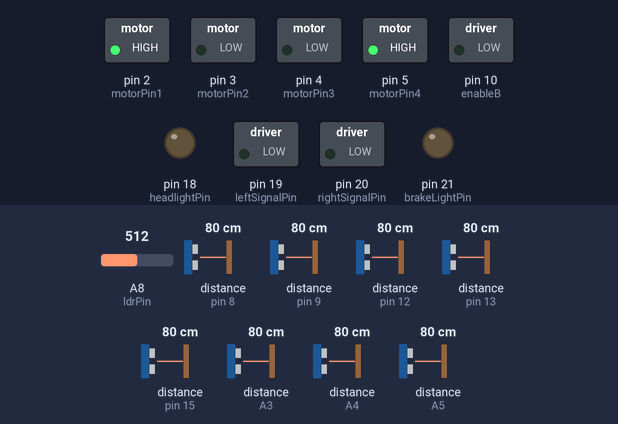
The sketch below on a simulated Arduino Mega 2560, built with avr-gcc and run on an emulated ATmega2560. Parts: switched loads named in the sketch (green lamp = pin HIGH), output pins drawn as LEDs (lit = HIGH). Wiring (inferred from the names in the program): 9 × ultrasonic range finder: trigger pin 6, echo pin 8 / trigger pin 7, echo pin 13 / trigger pin 11, echo pin 16 / trigger pin 14, echo pin 17 / trigger A0, echo A3 / trigger A1, echo A4 / trigger A2, echo A5 / trigger A6, echo pin 15 / trigger A7, echo pin 12. The inputs (shaded band) are chosen by the test bench; at power-on: distance to the obstacle (sensors on A3, pin 8, pin 9, pin 12, pin 13, pin 15, A4, A5) 80 cm, A8 (ldrPin) = 512. The echo pulse lasts 58.3 µs per cm; pins used as bus, display or sensor lines are not drawn.

Above: at 4.9 s.
5.0 s: distance to the obstacle (sensor on A3) set to 21 cm
10.1 s: distance to the obstacle (sensor on A3) set to 17 cm
At 17.2 s:
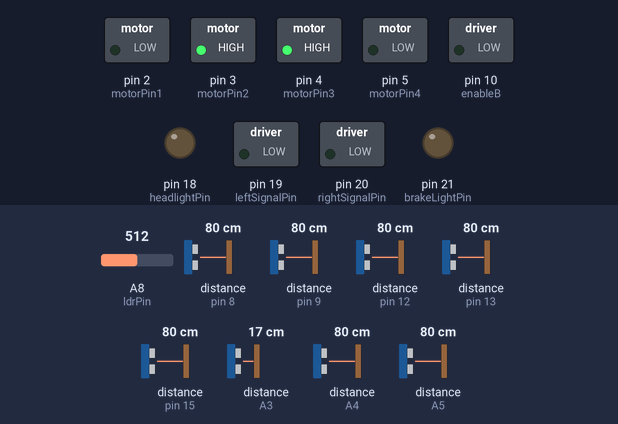
20.2 s: A8 (ldrPin) set to 487
At 25.9 s:
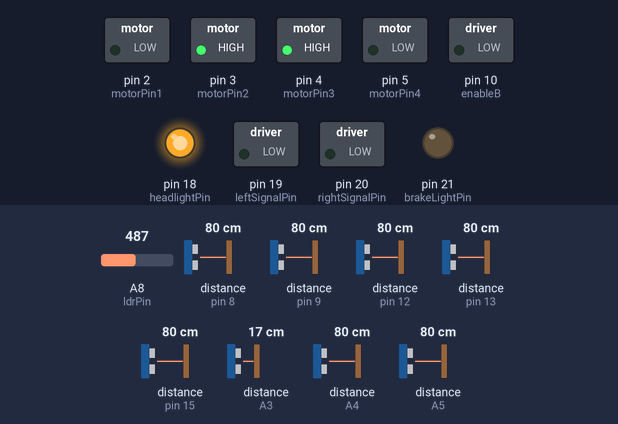
26.2 s: distance to the obstacle (sensor on pin 8) set to 23 cm
32.5 s: distance to the obstacle (sensor on pin 8) set to 18 cm
At 37.7 s:
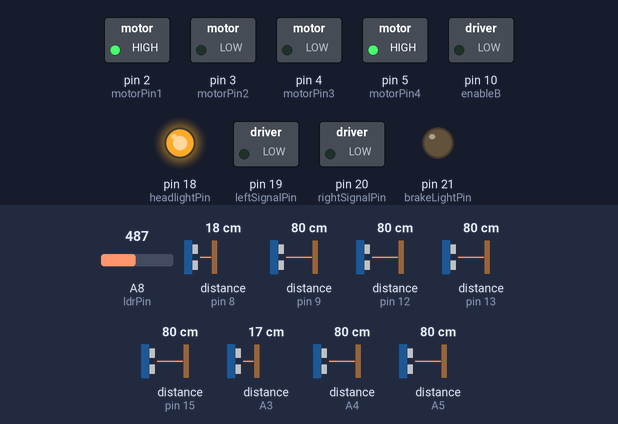
41.0 s: distance to the obstacle (sensor on pin 8) set to 250 cm
At 45.1 s:
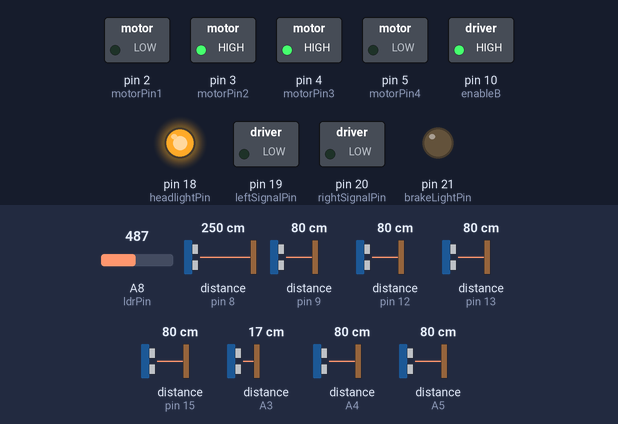
Timing chart, 0 to 47.8 s (numbered marks = the images above; inputs shaded):
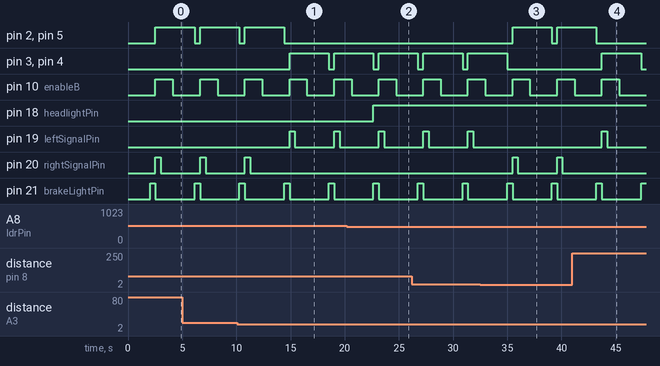

The sketch:

delivery.ino
```cpp
// Motor pins
const int motorPin1 = 2;
const int motorPin2 = 3;
const int motorPin3 = 4;
const int motorPin4 = 5;
const int enableA = 9;
const int enableB = 10;

// Ultrasonic sensor pins
const int frontTrigPins[2] = {6, 7};
const int frontEchoPins[2] = {8, 9};
const int backTrigPins[2] = {10, 11};
const int backEchoPins[2] = {12, 13};
const int rightTrigPins[3] = {A0, A1, A2};
const int rightEchoPins[3] = {A3, A4, A5};
const int leftTrigPins[3] = {A6, A7, 14};
const int leftEchoPins[3] = {15, 16, 17};

// Light sensor pin
const int ldrPin = A8;

// LED pins
const int headlightPin = 18;
const int leftSignalPin = 19;
const int rightSignalPin = 20;
const int brakeLightPin = 21;

// Obstacle distance threshold (in cm)
const int threshold = 20;

// LDR threshold
const int ldrThreshold = 500;

void setup() {
  // Set motor pins as output
  pinMode(motorPin1, OUTPUT);
  pinMode(motorPin2, OUTPUT);
  pinMode(motorPin3, OUTPUT);
  pinMode(motorPin4, OUTPUT);
  pinMode(enableA, OUTPUT);
  pinMode(enableB, OUTPUT);

  // Set ultrasonic sensor pins
  for (int i = 0; i < 2; i++) {
    pinMode(frontTrigPins[i], OUTPUT);
    pinMode(frontEchoPins[i], INPUT);
    pinMode(backTrigPins[i], OUTPUT);
    pinMode(backEchoPins[i], INPUT);
  }
  for (int i = 0; i < 3; i++) {
    pinMode(rightTrigPins[i], OUTPUT);
    pinMode(rightEchoPins[i], INPUT);
    pinMode(leftTrigPins[i], OUTPUT);
    pinMode(leftEchoPins[i], INPUT);
  }

  // Set LED pins as output
  pinMode(headlightPin, OUTPUT);
  pinMode(leftSignalPin, OUTPUT);
  pinMode(rightSignalPin, OUTPUT);
  pinMode(brakeLightPin, OUTPUT);

  // Start serial communication for debugging
  Serial.begin(9600);
}

void loop() {
  // Check for obstacles
  bool obstacleFront = checkObstacle(frontTrigPins, frontEchoPins, 2);
  bool obstacleBack = checkObstacle(backTrigPins, backEchoPins, 2);
  bool obstacleRight = checkObstacle(rightTrigPins, rightEchoPins, 3);
  bool obstacleLeft = checkObstacle(leftTrigPins, leftEchoPins, 3);

  // Check light level
  int ldrValue = analogRead(ldrPin);
  if (ldrValue < ldrThreshold) {
    digitalWrite(headlightPin, HIGH);
  } else {
    digitalWrite(headlightPin, LOW);
  }

  // Control robot movement based on obstacles
  if (obstacleFront) {
    // Stop and turn right
    stop();
    delay(500);
    turnRight();
    delay(500);
  } else if (obstacleRight) {
    // Turn left
    stop();
    delay(500);
    turnLeft();
    delay(500);
  } else if (obstacleLeft) {
    // Turn right
    stop();
    delay(500);
    turnRight();
    delay(500);
  } else {
    // Move forward
    moveForward();
  }

  delay(100);
}

void moveForward() {
  digitalWrite(brakeLightPin, LOW); // Turn off brake light
  analogWrite(enableA, 255);
  analogWrite(enableB, 255);
  digitalWrite(motorPin1, HIGH);
  digitalWrite(motorPin2, LOW);
  digitalWrite(motorPin3, HIGH);
  digitalWrite(motorPin4, LOW);
}

void moveBackward() {
  digitalWrite(brakeLightPin, LOW); // Turn off brake light
  analogWrite(enableA, 255);
  analogWrite(enableB, 255);
  digitalWrite(motorPin1, LOW);
  digitalWrite(motorPin2, HIGH);
  digitalWrite(motorPin3, LOW);
  digitalWrite(motorPin4, HIGH);
}

void turnLeft() {
  digitalWrite(brakeLightPin, LOW); // Turn off brake light
  analogWrite(enableA, 255);
  analogWrite(enableB, 255);
  digitalWrite(motorPin1, LOW);
  digitalWrite(motorPin2, HIGH);
  digitalWrite(motorPin3, HIGH);
  digitalWrite(motorPin4, LOW);
  blinkSignal(leftSignalPin); // Blink left signal
}

void turnRight() {
  digitalWrite(brakeLightPin, LOW); // Turn off brake light
  analogWrite(enableA, 255);
  analogWrite(enableB, 255);
  digitalWrite(motorPin1, HIGH);
  digitalWrite(motorPin2, LOW);
  digitalWrite(motorPin3, LOW);
  digitalWrite(motorPin4, HIGH);
  blinkSignal(rightSignalPin); // Blink right signal
}

void stop() {
  analogWrite(enableA, 0);
  analogWrite(enableB, 0);
  digitalWrite(motorPin1, LOW);
  digitalWrite(motorPin2, LOW);
  digitalWrite(motorPin3, LOW);
  digitalWrite(motorPin4, LOW);
  digitalWrite(brakeLightPin, HIGH); // Turn on brake light
}

bool checkObstacle(const int trigPins[], const int echoPins[], int sensorCount) {
  for (int i = 0; i < sensorCount; i++) {
    long duration, distance;
    digitalWrite(trigPins[i], LOW);
    delayMicroseconds(2);
    digitalWrite(trigPins[i], HIGH);
    delayMicroseconds(10);
    digitalWrite(trigPins[i], LOW);

    duration = pulseIn(echoPins[i], HIGH);
    distance = (duration / 2) / 29.1;

    if (distance < threshold) {
      return true;
    }
  }
  return false;
}

void blinkSignal(int signalPin) {
  digitalWrite(signalPin, HIGH);
  delay(500);
  digitalWrite(signalPin, LOW);
  delay(500);
}
```

Measured:
- the behaviour switches between 20 and 19 cm on distance to the obstacle (sensor on A3) (found by bisection; images 0 and 1)
- the behaviour switches between 500 and 499 on A8 (ldrPin) (found by bisection; images 1 and 2)
- the behaviour switches between 21 and 20 cm on distance to the obstacle (sensor on pin 8) (found by bisection; images 2 and 3)
- after the input at 10.1 s, pin 2 (motorPin1): goes on until 14.4 s, then stays LOW; pin 3 (motorPin2): LOW → HIGH after 4.8 s, → LOW 3.6 s later, → HIGH 0.50 s later
- after the input at 20.2 s, pin 18 (headlightPin): LOW → HIGH after 2.4 s
- after the input at 32.5 s, pin 2 (motorPin1), pin 5 (motorPin4): LOW → HIGH after 3.0 s, → LOW 3.6 s later, → HIGH 0.50 s later; pin 3 (motorPin2), pin 4 (motorPin3): goes on until 35.0 s, then stays LOW; pin 19 (leftSignalPin): stops changing and stays LOW; pin 20 (rightSignalPin): alternates HIGH for 0.50 s and LOW for 3.6 s, starting after 3.0 s
- after the input at 41.0 s, pin 2 (motorPin1), pin 5 (motorPin4): goes on until 43.2 s, then stays LOW; pin 3 (motorPin2), pin 4 (motorPin3): LOW → HIGH after 2.7 s, → LOW 3.6 s later; pin 19 (leftSignalPin): LOW → HIGH after 2.7 s, → LOW 0.50 s later; pin 20 (rightSignalPin): stays LOW (without the input it goes to HIGH after 2.7 s)
- by itself, pin 10 (enableB): alternates HIGH for 1.6 s and LOW for 2.5 s
